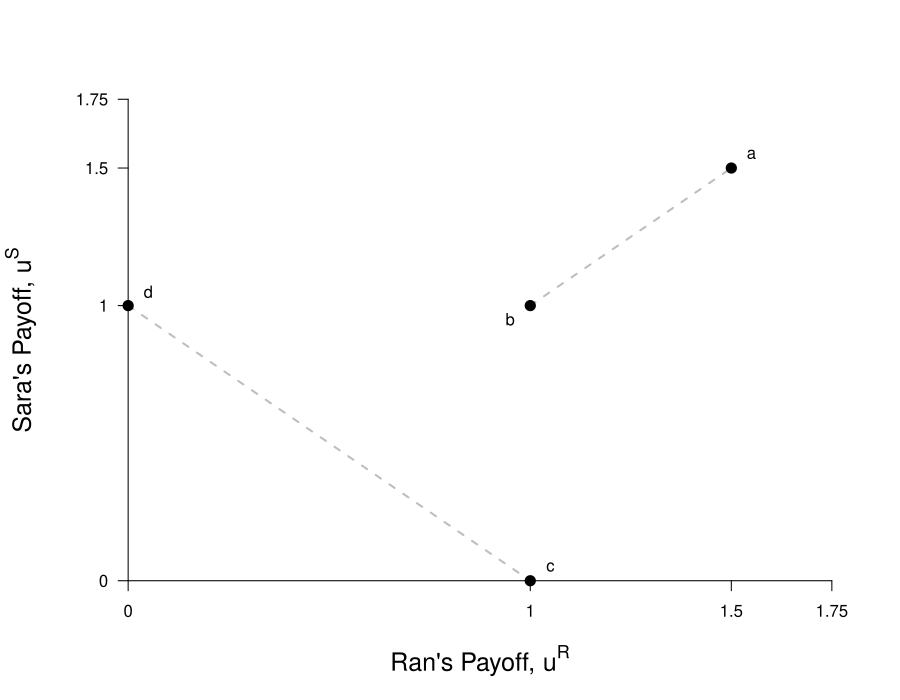

Source code (R):
require(ggplot2)
require(shape)
pdf(file = "society/staghunt.pdf", width = 9, height = 7)

#Set parameters for graphics
axislabelsize <- 1.5
par(mar =  c(5, 5, 4, 2))
xlims <- c(0, 1.75)
ylims <- c(0, 1.75)

#Plot command 
plot(0, 0, xlim = xlims, ylim = ylims, type = "n",
     ylab = expression(paste("Sara's Payoff, ", u^S)),
     xlab = expression(paste("Ran's Payoff, ", u^R)),
     xaxt = "n", yaxt = "n", cex.lab = axislabelsize, bty = "n")


#Customize ticks and labels for the plot
ticksy <- c(0, 1, 1.5, 1.75)
ylabels <- c(0, 1, 1.5, 1.75)
ticksx <- c(0, 1, 1.5, 1.75)
xlabels <- c(0, 1, 1.5, 1.75)
axis(1, at = ticksx, pos = 0, labels = xlabels)
axis(2, at = ticksy, pos = 0, labels = ylabels, las = 1)


#Lines for the coordinates of the Nash equilbrium
segments(0, 1, 1, 0, lty = 2, col = "gray", lwd = 2)
segments(1, 1, 1.5, 1.5, lty = 2, col = "gray", lwd = 2)

#Add points a, b, c and c
points(1.5, 1.5, pch = 16, col = "black", cex = 1.5)
text(1.55, 1.55, expression(paste("a")))
points(1, 1, pch = 16, col = "black", cex = 1.5)
text(0.95, 0.95, expression(paste("b")))
points(1, 0, pch = 16, col = "black", cex = 1.5)
text(1.05, 0.05, expression(paste("c")))
points(0, 1, pch = 16, col = "black", cex = 1.5)
text(0.05, 1.05, expression(paste("d")))

#Label utility possibilities frontier
# text(3.8, 1.9, expression(paste("Feasible Utility")))
# text(3.8, 1.65, expression(paste("Frontier")))

dev.off()
